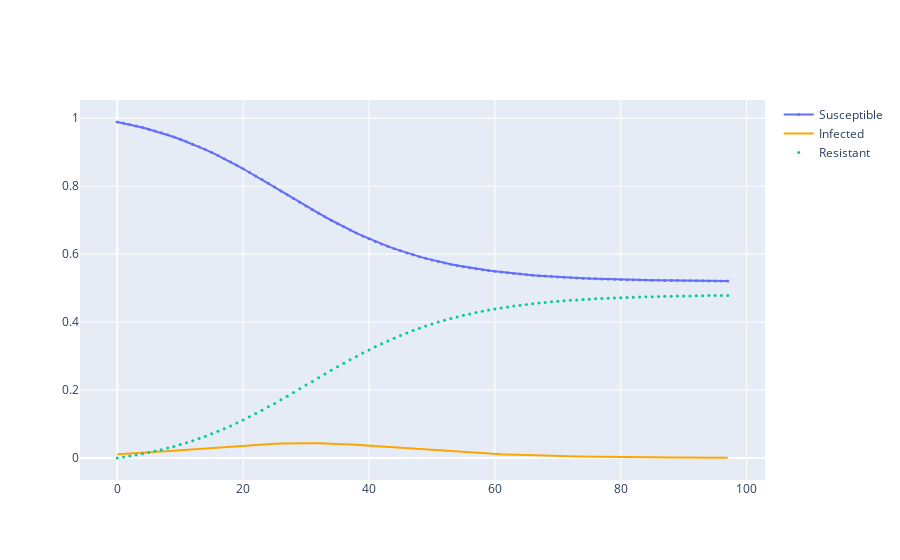

The code cell stored with this chart in its notebook:
### Markdown cell above
Graphing SIR with Time Series

### Code cell
fig = make_subplots(rows=1, cols=1)

time = []
Sval = []
Ival = []
Rval = []

for t in range(7*14):  
    Sval.append(S[t])
    Ival.append(I[t])
    Rval.append(R[t])
    time.append(t)
    
fig.add_trace(go.Scatter(x=time, y=Sval, mode = "lines+markers", name = "Susceptible"),
    row=1, col=1)

fig.add_trace(go.Scatter(x=time, y=Ival, name = "Infected", marker_color = "orange"),
    row=1, col=1)

fig.add_trace(go.Scatter(x=time, y=Rval, mode = "markers", name = "Resistant"),
    row=1, col=1)

fig.update_traces(marker_size=3)

fig.show()
